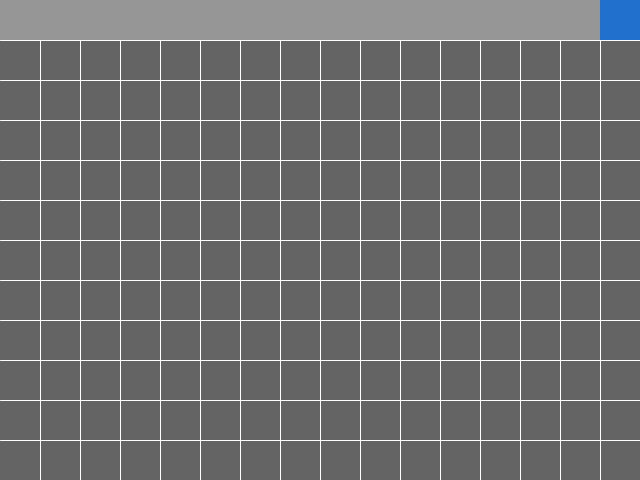
Frame 1 (no input)
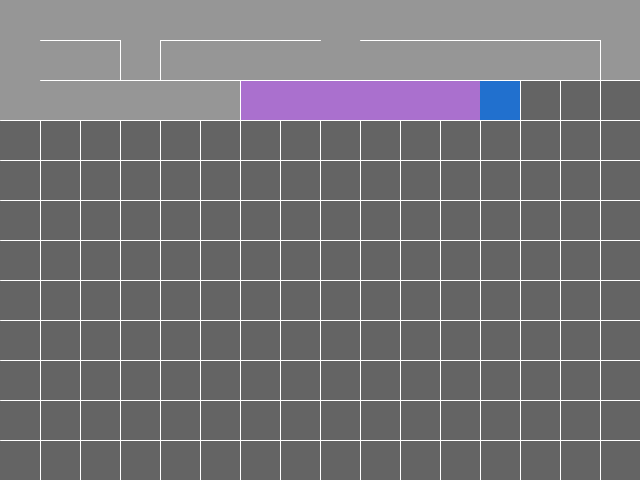
Frame 60 (the mouse pressed at the canvas centre just before this capture)
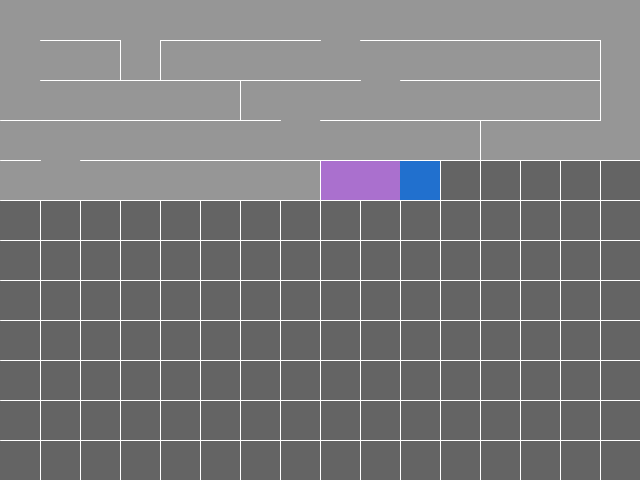
Frame 120 (the mouse held since frame 60 and released just before this capture)

The Processing sketch that drew these frames (run headless with seeded random() and noise(); from frame 60 on, the mouse is pressed at the canvas centre):

// Processing sketch: MazeSidewinder
// ── MazeSidewinder.pde
import java.util.Stack;

class Edge {
  //PVector start,finish;
  boolean right=false, down=false;//+x,+y;
  //Edge(float a,float b,float c,float d){
  //start=new PVector(a,b);
  //finish=new PVector(c,d);
  //}
}
int speed=2;
boolean perFrame=false;
int cellSize=40;
int gridW;
int gridH;
//int gridSize=100;
//int cellSize=5;
Edge[][] grid;
void setup() {//#AA70CE,#2170CE
  size(640, 480);
  gridW=width/cellSize;
  gridH=height/cellSize;
  grid=new Edge[gridW][gridH];

  for (int x=0; x<gridW; x++) {
    for (int y=0; y<gridH; y++) {
      grid[x][y]=new Edge();
    }
  }
  for(int x=0;x<gridW;x++){
    grid[x][0].right=true;
    finished.add(new PVector(x,0));
  }
  active.add(new PVector(gridW-1,0));
  //current=new PVector(int(gridSize/2), int(gridSize/2));
  //current=new PVector(2, 2);
  //stack.add(current);
}
//ArrayList<Edge>edges=new ArrayList<Edge>();
ArrayList<PVector> stack=new ArrayList<PVector>();
void myLine(float a, float b, float c, float d) {
  line(a*cellSize, b*cellSize, c*cellSize, d*cellSize);
}
void draw() {
  if(done)return;
  background(100);
  for(PVector p:finished){
    fill(150);
    stroke(150);
    rect(p.x*cellSize,p.y*cellSize,cellSize,cellSize);
  }
  for(PVector p:active){
    fill(#AA70CE);
    stroke(#AA70CE);
    rect(p.x*cellSize,p.y*cellSize,cellSize,cellSize);
  }//#2170CE
  PVector lastActive=active.get(active.size()-1);
  fill(#2170CE);
  stroke(#2170CE);
  rect(lastActive.x*cellSize,lastActive.y*cellSize,cellSize,cellSize);
  for (int x=0; x<gridW; x++) {
    for (int y=0; y<gridH; y++) {
      stroke(255);
      strokeWeight(1);
      //strokeJoin(BEVEL);
      if (!grid[x][y].right)myLine(x+1, y, x+1, y+1);//IF no right THEN draw line
      if (!grid[x][y].down)myLine(x, y+1, x+1, y+1); //IF no  down THEN draw line
      strokeWeight(1);
    }
  }
  fill(0, 255, 0);
  stroke(0, 255, 0);
  if(perFrame){
    for(int i=0;i<speed;i++)update();
  }else{
    if(frameCount%speed==0)update();
  }
}
ArrayList<PVector> active=new ArrayList<PVector>();
ArrayList<PVector>finished=new ArrayList<PVector>();
boolean done;
void update() {
  PVector lastActive=active.get(active.size()-1);
  int ix=int(lastActive.x);
  int iy=int(lastActive.y);
  if(lastActive.y==gridH){
    done=true;
    finished.addAll(active);
    active.clear();
    return;
  }
  if(lastActive.x==gridW-1){
    //grid[ix][gridH-1].down=true;
    if(iy>0)grid[ix][iy-1].down=true;
    finished.addAll(active);
    active.clear();
    active.add(new PVector(0,lastActive.y+1));
    return;
  }
  if(random(100)<80){
    active.add(new PVector(ix+1,iy));
    grid[ix][iy].right=true;
  }else{
    PVector rand=active.get(int(random(active.size())));
    grid[int(rand.x)][int(rand.y)-1].down=true;
    finished.addAll(active);
    active.clear();
    active.add(new PVector(ix+1,iy));
    //grid[ix][iy].down=true;
  }
}
